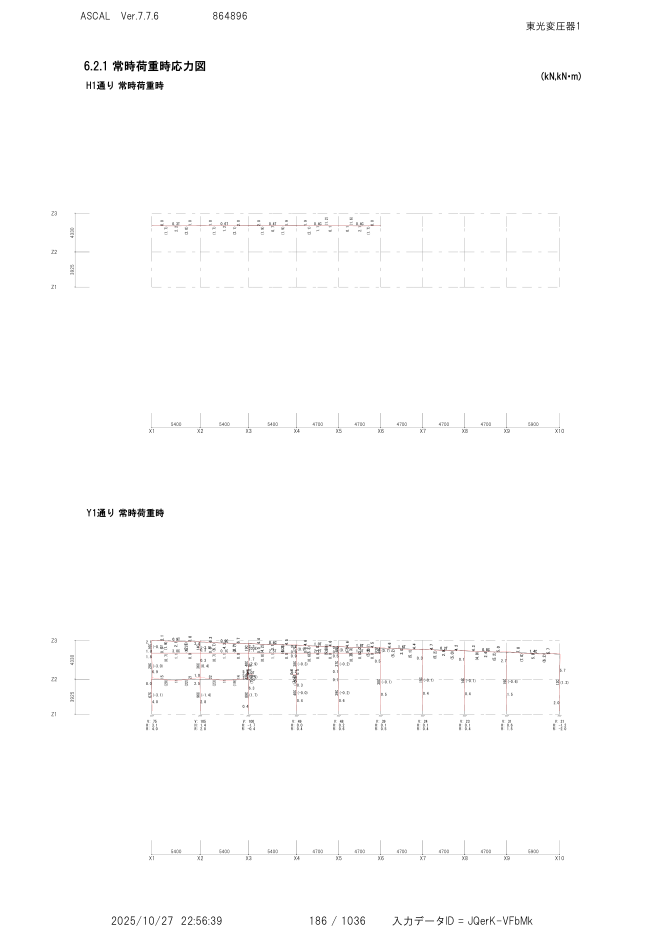
#> input picture testing/my_scan_p2.png, 3306 x 4678 px, found by its file name (shown at 1/5 size)
$ jupyter execute --allow-errors classify_training.ipynb
#> lines starting #> are read from the running program, lines starting #| are printed output that depends on the picture; after the words box and inside, x2 and y2 are one past the last pixel; in counts of white or black regions, pixels touching at a corner belong together
[cell 1]
from pathlib import Path
from typing import List, Optional, Tuple, Set, Dict
import io
import fitz  # PyMuPDF
import cv2
import numpy as np
from math import atan2, degrees, hypot, ceil
import matplotlib.pyplot as plt
from matplotlib.patches import Rectangle
import os
import uuid

try:
    from PIL import Image  # only needed for JPEG encoding
    _HAS_PIL = True
except Exception:
    _HAS_PIL = False

# Setup

[cell 2]
def read_file_as_binary(file_path):
    """
    Reads a local file and returns its binary content.

    Args:
        file_path (str): Path to the file.

    Returns:
        bytes: Binary content of the file.
    """
    with open(file_path, "rb") as f:
        binary_data = f.read()
    return binary_data

[cell 3]
# [78 lines left out: function pdf_bytes_to_images, not called in this run]

[cell 4]
# Bounding box type: (x_min, y_min, x_max, y_max)
BBox = Tuple[int, int, int, int]


# [67 lines left out: functions crop_image_array, crop_image_file, image_array_to_png_bytes, not called in this run]

[cell 5]
def delete_all_files_in_folder(folder_path: str):
    """
    Delete all files (not subfolders) inside the given folder.
    """
#> further down, img is the input picture: shape (4678, 3306, 3); mean B, G, R 253.2, 253.2, 253.3
    folder = Path(folder_path)

    if not folder.exists():
        raise FileNotFoundError(f"Folder does not exist: {folder}")
    if not folder.is_dir():
        raise NotADirectoryError(f"Not a directory: {folder}")

    count = 0
    for item in folder.iterdir():
        if item.is_file():
            item.unlink()  # delete file
            count += 1

    print(f"Deleted {count} files in: {folder}")

[cell 6]
def save_image_with_random_uuid(
    img: np.ndarray,
    dataset_dir: str,
    ext: str = ".png",
) -> str:
    """
    Save an image to `dataset_dir` with a random UUID filename.

    Args:
        img: OpenCV image (numpy array, BGR or grayscale).
        dataset_dir: Folder where the image will be saved.
        ext: File extension, e.g. ".png", ".jpg".

    Returns:
        The full path to the saved file.
    """
#| Saved to: yolo/boring_cls_dataset/val/head/21268ad9b9004cebb869d13bac2c3825.png
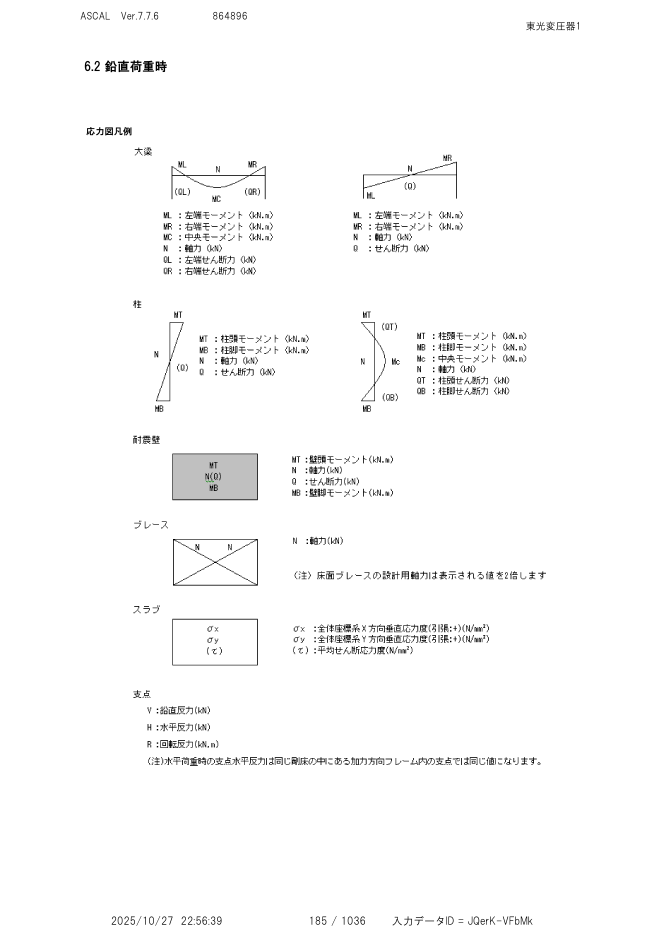
#> input picture testing/my_scan_p1.png, 3306 x 4678 px, found by its file name (shown at 1/5 size)
#> further down, img is the input picture: shape (4678, 3306, 3); mean B, G, R 250.6, 250.6, 250.6
    # ensure extension starts with dot
    if not ext.startswith("."):
        ext = "." + ext

    # create folder if not exists
    os.makedirs(dataset_dir, exist_ok=True)

    # generate random uuid filename
    filename = f"{uuid.uuid4().hex}{ext}"
    out_path = os.path.join(dataset_dir, filename)

    # save image
    success = cv2.imwrite(out_path, img)
    if not success:
        raise IOError(f"Failed to write image to {out_path}")

    return out_path

[cell 7]
import cv2
import pytesseract
import re
import os
from glob import glob

pytesseract.pytesseract.tesseract_cmd = r"Tesseract-OCR\tesseract.exe"

import cv2
import pytesseract
import re
from typing import Dict
import numpy as np
import math


def detect_orientation_tesseract(img_bgr) -> int:
    """
    Detect orientation using Tesseract OSD by trying 4 rotations.

    For each rotation `angle` in {0, 90, 180, 270}:
      - Rotate the image.
      - Run OSD on the rotated image (Tesseract returns Rotate: R).
      - Convert that to a predicted orientation for the ORIGINAL image:
            final_angle = (angle + R) % 360
      - Vote for final_angle and accumulate confidence.

    Returns the angle in {0, 90, 180, 270} that:
      - Has the highest vote count; if tied,
      - Has the highest sum of orientation confidence.
      - Falls back to 0 if OSD completely fails.
    """
     # --- 1. Remove outer white space ---
    gray = cv2.cvtColor(img_bgr, cv2.COLOR_BGR2GRAY)

    # Binarize: background ~ white, content ~ dark
    _, bw = cv2.threshold(gray, 0, 255, cv2.THRESH_BINARY + cv2.THRESH_OTSU)
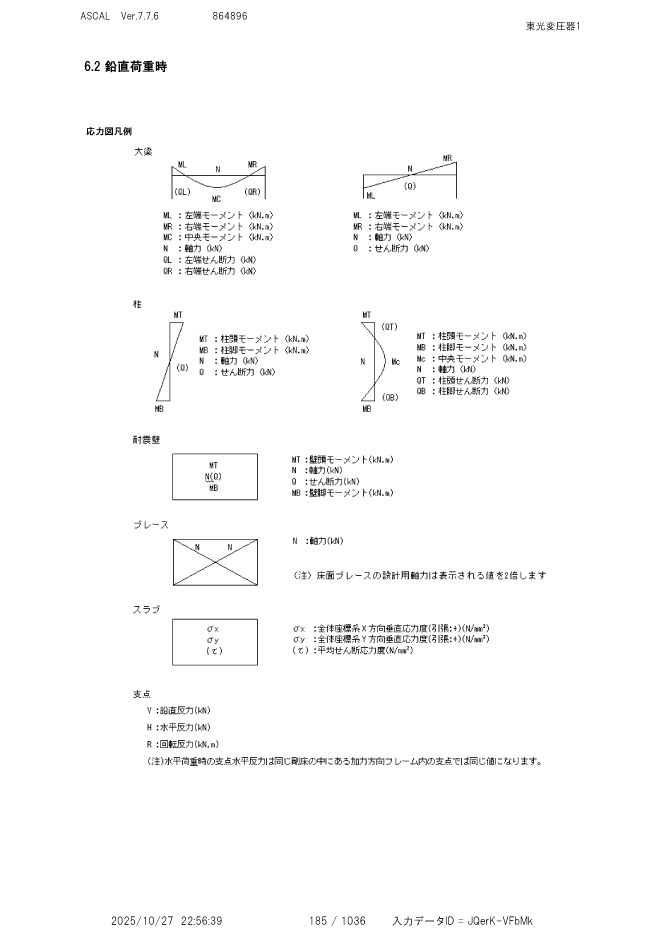
#> bw: shape (4678, 3306) (shown at 1/5 size); 98.4% white; 941 black regions (8 under 20 px), largest, box (x1, y1, x2, y2) and area: (865, 2695, 1289, 2928) 7726, (858, 830, 1328, 996) 4756, (862, 2268, 1289, 2501) 4571

    # Invert so content is white (255), background black (0)
    inv = 255 - bw
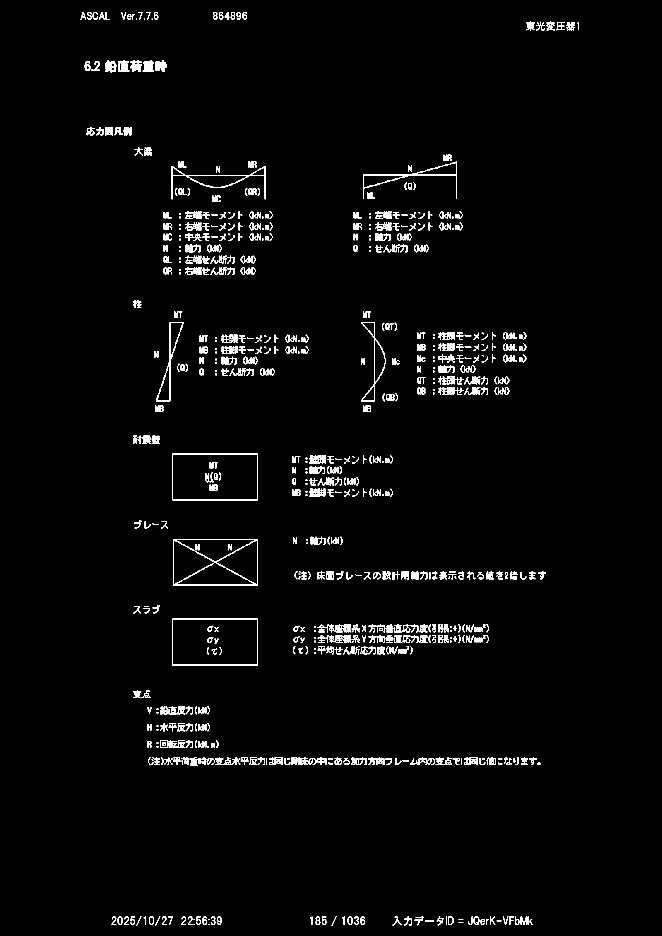
#> inv: shape (4678, 3306) (shown at 1/5 size); 1.6% white; 941 white regions (8 under 20 px), largest, box (x1, y1, x2, y2) and area: (865, 2695, 1289, 2928) 7726, (858, 830, 1328, 996) 4756, (862, 2268, 1289, 2501) 4571

    # Find bounding box of non-background (content) area
    coords = cv2.findNonZero(inv)
#> coords = contour of 243405 points, box (x1, y1, x2, y2) (403, 60, 2895, 4629), area 394430
    if coords is not None:
        x, y, w, h = cv2.boundingRect(coords)
#> x = 403; y = 60; w = 2492; h = 4569
        cropped = img_bgr[max(y-20, 0):y + h + 20, max(x-20,0):x + w + 20]
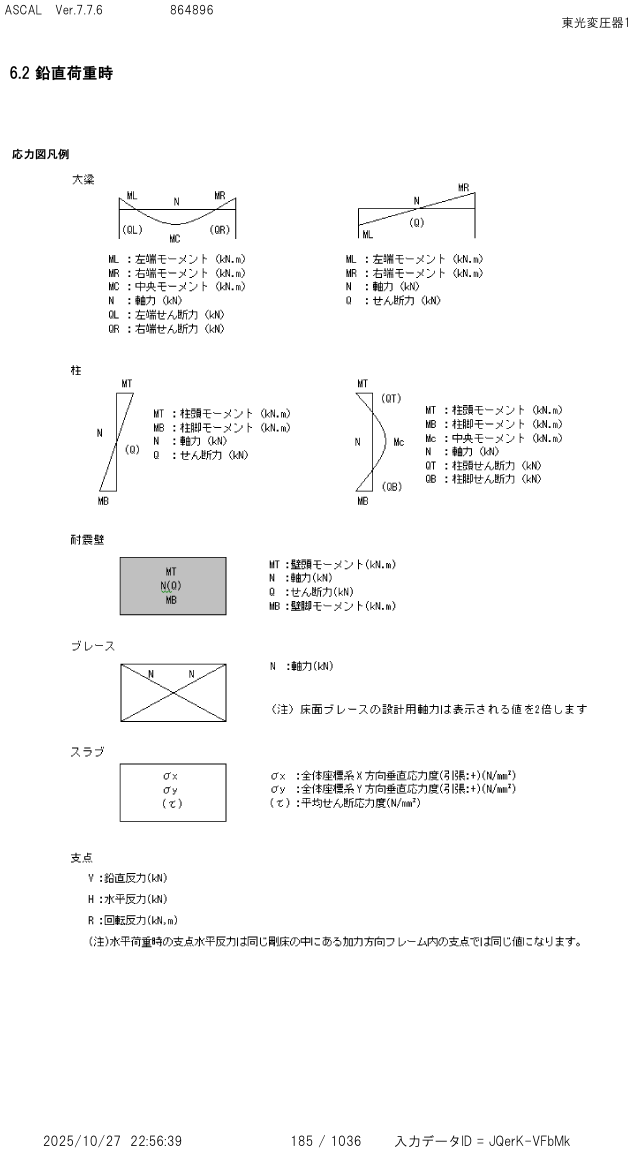
#> cropped: shape (4609, 2532, 3) (shown at 1/4 size); mean B, G, R 249.2, 249.2, 249.2
    else:
        # If nothing detected, fall back to original image
        cropped = img_bgr

    h, w = cropped.shape[:2]
#> h = 4609; w = 2532
    resize_dim = (2121, 3000)
    if h*w > resize_dim[0] * resize_dim[1]:
        if h > w and h > resize_dim[0]:
            ratio = h / resize_dim[0]
#> ratio = 2.17
            min_h = resize_dim[0]
            min_w = int(w / ratio)
#> min_w = 1165
            img_bgr = cv2.resize(cropped, (min_w, min_h), interpolation=cv2.INTER_CUBIC)
        else:
            ratio = w / resize_dim[1]
            min_w = resize_dim[1]
            min_h = int(h / ratio)
            img_bgr = cv2.resize(cropped, (min_w, min_h), interpolation=cv2.INTER_CUBIC)
    else:
        img_bgr = cropped
    # img_bgr = cropped
    # cv2.imwrite("Test.png", img_bgr)
    # vote counts
    rotations: Dict[int, int] = {0: 0, 90: 0, 180: 0, 270: 0}
    # sum of confidences
    probs: Dict[int, float] = {0: 0.0, 90: 0.0, 180: 0.0, 270: 0.0}

    for angle in (0, 90, 180, 270):
        # Rotate image by angle
        if angle == 90:
            rotated = cv2.rotate(img_bgr, cv2.ROTATE_90_CLOCKWISE)
        elif angle == 180:
            rotated = cv2.rotate(img_bgr, cv2.ROTATE_180)
        elif angle == 270:
            rotated = cv2.rotate(img_bgr, cv2.ROTATE_90_COUNTERCLOCKWISE)
        else:  # 0
            rotated = img_bgr

        # Tesseract expects RGB
        img_rgb = cv2.cvtColor(rotated, cv2.COLOR_BGR2RGB)

        try:
            osd = pytesseract.image_to_osd(img_rgb)
        except Exception as e:
            # If OSD fails for this rotation, skip it
            print(f"OSD failed for angle {angle}: {e}")
            continue

        # Example OSD lines:
        # "Rotate: 90\nOrientation confidence: 12.34\n..."
        match = re.search(r"Rotate:\s+(\d+)", osd)
        conf_match = re.search(r"Orientation confidence:\s+([\d.]+)", osd)

        if not match:
            continue

        rotate = int(match.group(1)) % 360
        if rotate not in (0, 90, 180, 270):
            continue

        # Map back to orientation of the *original* image
        final_angle = (angle + rotate) % 360

        if final_angle in rotations:
            rotations[final_angle] += 1
            if conf_match:
                conf = float(conf_match.group(1))
                probs[final_angle] += conf
                if conf > 3.0:
                    return final_angle
#> after the loop, probs = {0: 0, 90: 0, 180: 0, 270: 0}; rotations = {0: 0, 90: 0, 180: 0, 270: 0}

    # If everything failed, default to 0°
    if all(v == 0 for v in rotations.values()):
        return 0

    # print(rotations)
    # print(probs)
    avgs = {}
    for r in rotations:
        avgs[r] = probs[r] / rotations[r] if rotations[r] > 0 else 0
    # print(avgs)
    # 1) pick orientation with the most votes
    max_votes = max(avgs.values())
    candidates = [a for a, v in avgs.items() if v == max_votes]

    # 2) if tie, pick the one with the highest summed confidence
    if len(candidates) == 1:
        return candidates[0]

    best_angle = max(candidates, key=lambda a: rotations[a])
    return best_angle

def auto_rotate_image(img_bgr):
    """
    Detect orientation and return (rotated_image, angle).
    """
    angle = detect_orientation_tesseract(img_bgr)

    if angle == 90:
        rotated = cv2.rotate(img_bgr, cv2.ROTATE_90_CLOCKWISE)
    elif angle == 180:
        rotated = cv2.rotate(img_bgr, cv2.ROTATE_180)
    elif angle == 270:
        rotated = cv2.rotate(img_bgr, cv2.ROTATE_90_COUNTERCLOCKWISE)
    else:
        rotated = img_bgr.copy()

    return rotated, angle

# [24 lines left out: function test_orientation_on_folder, not called in this run]

[cell 8]
# [9 lines left out: function bytes_to_cv2_image, not called in this run]

[cell 9]
TRAIN_FOLDER = "yolo/boring_cls_dataset/train/"
VALIDATE_FOLDER = "yolo/boring_cls_dataset/val/"
TEST_FOLDER = "yolo/boring_cls_dataset/test/"

[cell 10]
labels = ["head", "body", "other"]

# Create Dataset

## Read PDF

#> (a cell that did not finish here is left out)

[cell 12]
PATH = "root/boring (29).pdf"
typ = "pdf"

#> (the rest of this cell did not finish here and is left out)

## Save Image

[cell 13]
img_path = "output/my_scan_p2.png"
save_folder= VALIDATE_FOLDER + labels[0]
print(save_folder)

[cell 14]
img = cv2.imread(img_path)
out = save_image_with_random_uuid(img, save_folder, ext=".png")
print("Saved to:", out)

[cell 15]
img = cv2.imread("output/my_scan_p1.png")
#> (the rest of this cell did not finish here and is left out)

# Train Model

[cell 16]
import torch, torchvision
print("torch:", torch.__version__)
print("torchvision:", torchvision.__version__)

from torchvision.ops import nms
print("nms OK")

[cell 17]
import torch

print("cuda available:", torch.cuda.is_available())
#> (this line was passed over: torch is not available in this run)
print("cuda version:", torch.version.cuda)
print("num devices:", torch.cuda.device_count())
#> (this line was passed over: torch is not available in this run)
#> (the rest of this cell did not finish here and is left out)

[cell 18]
from ultralytics import YOLO

#> (the rest of this cell did not finish here and is left out)

# Test Model

[cell 19]
PATH = "root/Boring_20220087.pdf"
#> (the rest of this cell did not finish here and is left out)
